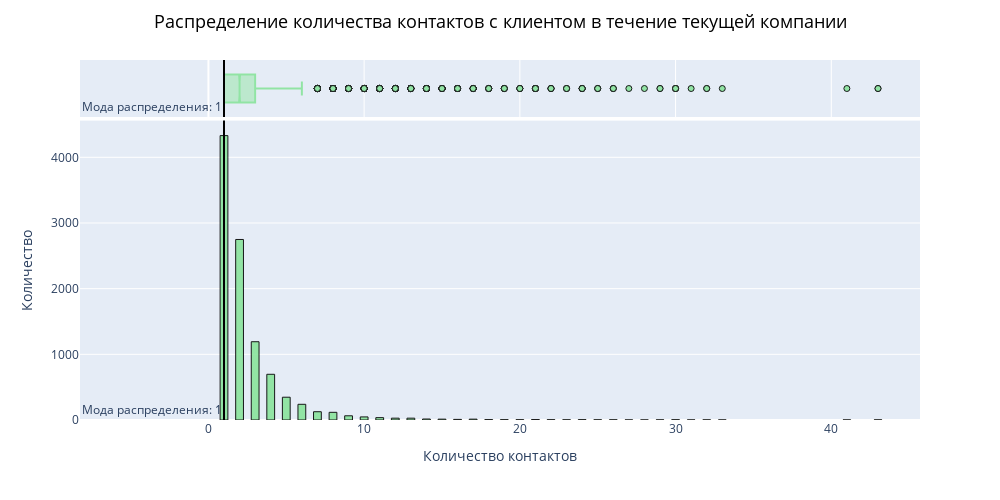

This figure's notebook cell:
### Code cell
quant_fig('campaign', 'количества контактов с клиентом в течение текущей компании', 'Количество контактов')

### Figure 1 — Plotly figure (JSON) as saved in the notebook; plotly's stock layout.template omitted (floating-point values rounded to 4 significant figures; data arrays with more than 128 entries replaced by an {"elided": "..."} marker saying what was removed)
{"data": [{"alignmentgroup": "True", "bingroup": "x", "hoverinfo": "all", "hovertemplate": "Количество контактов: %{x}<br> Количество: %{y}", "legendgroup": "", "marker": {"color": "rgb(137, 228, 156)", "line": {"color": "black", "width": 1}, "pattern": {"shape": ""}}, "name": "", "nbinsx": 100, "offsetgroup": "", "opacity": 0.9, "orientation": "v", "showlegend": false, "type": "histogram", "x": {"elided": "10105 int values"}, "xaxis": "x", "yaxis": "y"}, {"alignmentgroup": "True", "hoverinfo": "all", "hovertemplate": "Количество контактов: %{x}<br> Количество: %{y}", "legendgroup": "", "marker": {"color": "rgb(137, 228, 156)", "line": {"color": "black", "width": 1}}, "name": "", "notched": true, "offsetgroup": "", "opacity": 0.9, "showlegend": false, "type": "box", "x": {"elided": "10105 int values"}, "xaxis": "x2", "yaxis": "y2"}], "layout": {"annotations": [{"showarrow": false, "text": "Мода распределения: 1", "x": 1, "xanchor": "right", "xref": "x", "y": 0, "yanchor": "bottom", "yref": "y domain"}, {"showarrow": false, "text": "Мода распределения: 1", "x": 1, "xanchor": "right", "xref": "x2", "y": 0, "yanchor": "bottom", "yref": "y2 domain"}], "barmode": "relative", "height": 500, "legend": {"tracegroupgap": 0}, "margin": {"t": 60}, "shapes": [{"line": {"color": "black", "width": 2}, "type": "line", "x0": 1, "x1": 1, "xref": "x", "y0": 0, "y1": 1, "yref": "y domain"}, {"line": {"color": "black", "width": 2}, "type": "line", "x0": 1, "x1": 1, "xref": "x2", "y0": 0, "y1": 1, "yref": "y2 domain"}], "title": {"font": {"color": "black", "size": 18}, "text": "Распределение количества контактов с клиентом в течение текущей компании", "x": 0.5, "xanchor": "center", "y": 0.97, "yanchor": "top"}, "width": 1000, "xaxis": {"anchor": "y", "domain": [0, 1], "showspikes": true, "title": {"text": "Количество контактов"}}, "xaxis2": {"anchor": "y2", "domain": [0, 1], "matches": "x", "showgrid": true, "showspikes": true, "showticklabels": false}, "yaxis": {"anchor": "x", "domain": [0, 0.8316], "showspikes": true, "title": {"text": "Количество"}}, "yaxis2": {"anchor": "x2", "domain": [0.8416, 1], "matches": "y2", "showgrid": false, "showline": false, "showspikes": true, "showticklabels": false, "ticks": ""}}}
